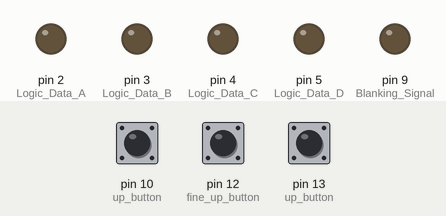
Simulated run of this sketch. Board: Arduino Uno, built with avr-gcc and run on an emulated ATmega328P. Shown: output pins drawn as LEDs (lit = HIGH). The inputs (shaded band) are chosen by the test bench; at power-on: pin 10 (up_button) LOW, pin 12 (fine_up_button) LOW, pin 13 (up_button) LOW. Pins used as bus, display or sensor lines are not drawn.

Above: at 1.2 s.
1.3 s: pin 10 (up_button) pulled HIGH for 0.15 s
At 2.4 s:
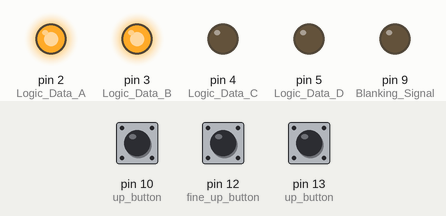
3.0 s: pin 12 (fine_up_button) pulled HIGH for 1 s
At 5.1 s:
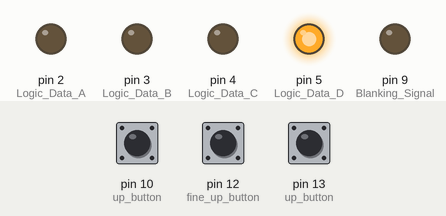
5.5 s: pin 13 (up_button) pulled HIGH for 1 s
At 7.7 s:
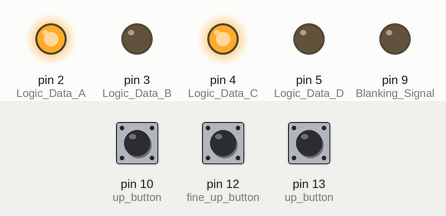
8.5 s: pin 13 (up_button) pulled HIGH for 0.15 s
At 9.1 s:
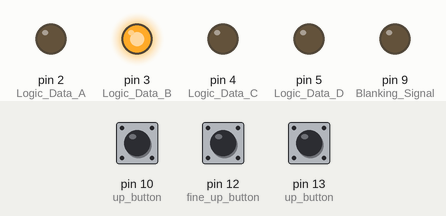
10.2 s: pin 13 (up_button) pulled HIGH for 3.2 s
At 14.5 s:
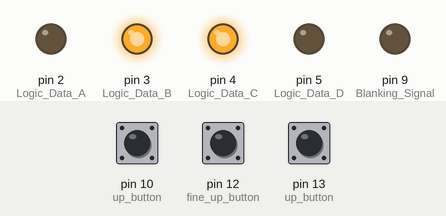
Timing chart, 0 to 15.9 s (numbered marks = the images above; inputs shaded):
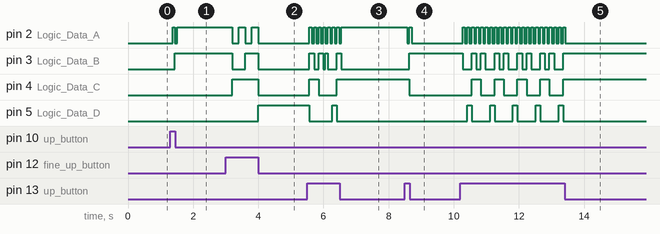

The sketch:

ledDADR.ino
```cpp
// LedDADR v1.0

int addr = 0;
int en = 1;
int dig1 = 0;
int dig2 = 0;
int dig3 = 0;
int ondisplay = 0;

void setup() {
    pinMode(2, OUTPUT); // Logic Data A
    pinMode(3, OUTPUT); // Logic Data B
    pinMode(4, OUTPUT); // Logic Data C
    pinMode(5, OUTPUT); // Logic Data D

    pinMode(6, OUTPUT); // Chip Latch 1
    pinMode(7, OUTPUT); // Chip Latch 2
    pinMode(8, OUTPUT); // Chip Latch 3

    pinMode(9, OUTPUT); // Blanking Signal

    pinMode(10, INPUT); //up button
    pinMode(13, INPUT); //up button
    pinMode(12, INPUT); //fine up button

}

void loop() {
    if (digitalRead(10) == HIGH) { //if the up button is pressed
        addr++;
        if (addr > 512) {
            addr = 1;
        } else if (addr < 1) {
            addr = 512;
        }
        en = 1;
        delay(70);
    }
    if (digitalRead(12) == HIGH) { //if the fine up button is pressed
        addr++;
        if (addr > 512) {
            addr = 1;
        } else if (addr < 1) {
            addr = 512;
        }
        en = 1;
        delay(200);
    }

    if (digitalRead(13) == HIGH) {// if the down button is pressed
        addr--;
        if (addr > 512) {
            addr = 1;
        } else if (addr < 1) {
            addr = 512;
        }
        en = 1;
        delay(70);
}

    if (en == 1) { //begin the ritual of writing to the displays
        if (ondisplay != addr) { //is the address already on the display?
            //and now some maths

            dig1 = addr/100;
            dig2 = addr%100/10;
            dig3 = addr%10;

            write_to_display(1, dig1);

            write_to_display(2, dig2);

            write_to_display(3, dig3);

            digitalWrite(9,LOW); //make sure the diaplays are actually turned on!
            deselect_all_displays();

            ondisplay = addr; //the address is now on the display
        }

    } //end the ritual of writing to the displays

}

void write_to_display(int display, int dig) {

    deselect_all_displays();

    digitalWrite(display+5, LOW);

    int pin;
    int value;
    for (int i = 0; i < 4; i++) {
        pin = i+2;
        value = bitRead(dig, i) ? HIGH : LOW;
        digitalWrite(pin, value);
    }
}

void deselect_all_displays() {
    digitalWrite(6, HIGH);
    digitalWrite(7, HIGH);
    digitalWrite(8, HIGH);
}
```

Measured:
- after the input at 1.3 s, pin 2 (Logic_Data_A): LOW → HIGH after 0.07 s, → LOW 0.07 s later, → HIGH 0.07 s later; pin 3 (Logic_Data_B): LOW → HIGH after 0.14 s
- after the input at 3.0 s, pin 2 (Logic_Data_A): alternates HIGH for 0.20 s and LOW for 0.20 s, 5 changes in all, then stays LOW, starting after 0.20 s; pin 3 (Logic_Data_B): HIGH → LOW after 0.20 s, → HIGH 0.40 s later, → LOW 0.40 s later; pin 4 (Logic_Data_C): LOW → HIGH after 0.20 s, → LOW 0.80 s later; pin 5 (Logic_Data_D): LOW → HIGH after 1.0 s
- after the input at 5.5 s, pin 2 (Logic_Data_A): alternates HIGH for 0.07 s and LOW for 0.07 s, 15 changes in all, then stays HIGH, starting after 0.07 s; pin 4 (Logic_Data_C): LOW → HIGH after 0.07 s, → LOW 0.28 s later, → HIGH 0.56 s later; pin 5 (Logic_Data_D): HIGH → LOW after 0.07 s, → HIGH 0.70 s later, → LOW 0.14 s later
- after the input at 8.5 s, pin 2 (Logic_Data_A): HIGH → LOW after 0.07 s, → HIGH 0.07 s later, → LOW 0.07 s later; pin 3 (Logic_Data_B): LOW → HIGH after 0.14 s; pin 4 (Logic_Data_C): HIGH → LOW after 0.14 s
- after the input at 10.2 s, pin 2 (Logic_Data_A): alternates HIGH for 0.07 s and LOW for 0.07 s, 46 changes in all, then stays LOW, starting after 0.07 s; pin 3 (Logic_Data_B): HIGH → LOW after 0.07 s, then repeats every 0.70 s: HIGH 0.14 s, LOW 0.14 s, HIGH 0.14 s, LOW 0.28 s, until it stays HIGH from 13.4 s
